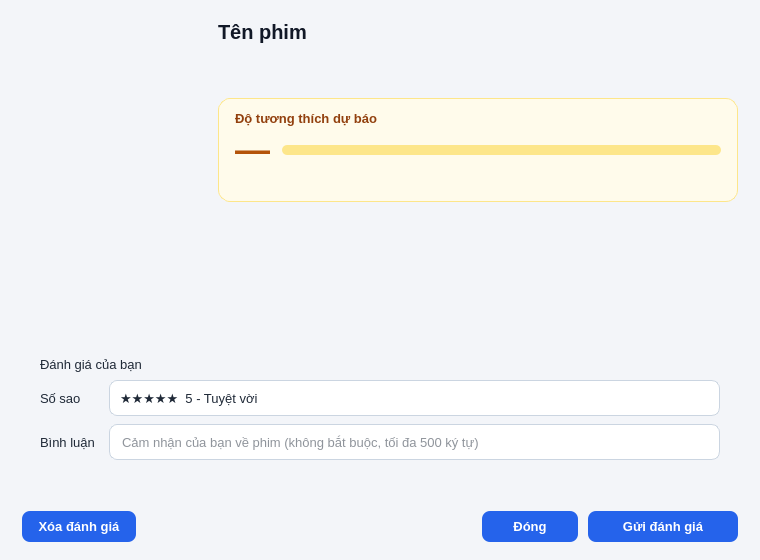
<?xml version="1.0" encoding="UTF-8"?>
<ui version="4.0">
 <class>Dialog</class>
 <widget class="QDialog" name="Dialog">
  <property name="geometry">
   <rect>
    <x>0</x>
    <y>0</y>
    <width>760</width>
    <height>560</height>
   </rect>
  </property>
  <property name="minimumSize">
   <size>
    <width>760</width>
    <height>520</height>
   </size>
  </property>
  <property name="windowTitle">
   <string>CineMatch - Chi tiết phim</string>
  </property>
  <property name="windowIcon">
   <iconset>
    <normaloff>../images/ic_logo.png</normaloff>
    ../images/ic_logo.png
   </iconset>
  </property>
  <property name="styleSheet">
   <string notr="true">QMainWindow { background-color: #F3F5F9; }
QWidget { font-family: "Segoe UI"; font-size: 10pt; color: #1F2937; }
QWidget#centralwidget { background-color: #F3F5F9; }
QLabel { background: transparent; }
QLabel[role="title"] { font-size: 20pt; font-weight: 700; color: #111827; }
QLabel[role="subtitle"] { font-size: 10pt; color: #6B7280; }
QLabel[role="field"] { font-weight: 600; color: #374151; }
QLabel[role="section"] { font-size: 13pt; font-weight: 700; color: #1F2A44; }
QLabel[role="step"] { font-size: 11pt; font-weight: 700; color: #2563EB; }
QLabel[role="muted"] { color: #6B7280; }
QLabel[role="pageTitle"] { font-size: 15pt; font-weight: 700; color: #111827; }
QLabel[role="info"] { background-color: #FFFBEB; border: 1px solid #FDE68A; border-radius: 10px; padding: 10px 14px; color: #92400E; }
QLineEdit, QComboBox, QSpinBox, QDateEdit { background-color: #FFFFFF; border: 1px solid #CBD5E1; border-radius: 8px; padding: 7px 10px; min-height: 20px; }
QLineEdit:focus, QComboBox:focus, QSpinBox:focus, QDateEdit:focus { border: 1px solid #2563EB; }
QLineEdit:disabled, QComboBox:disabled, QDateEdit:disabled, QSpinBox:disabled { background-color: #F1F5F9; color: #94A3B8; }
QLineEdit[readOnly="true"] { background-color: #F8FAFC; color: #64748B; }
QComboBox::drop-down { border: none; width: 26px; }
QComboBox::down-arrow, QDateEdit::down-arrow { image: url(../images/ic_down.png); width: 14px; height: 14px; }
QDateEdit::drop-down { border: none; width: 26px; }
QComboBox QAbstractItemView { background-color: #FFFFFF; border: 1px solid #CBD5E1; selection-background-color: #DBEAFE; selection-color: #111827; outline: 0; }
QPushButton { background-color: #2563EB; color: #FFFFFF; border: none; border-radius: 8px; padding: 8px 16px; font-weight: 600; }
QPushButton:hover { background-color: #1D4ED8; }
QPushButton:pressed { background-color: #1E40AF; }
QPushButton:disabled { background-color: #BFDBFE; color: #EFF6FF; }
QPushButton[secondary="true"] { background-color: #FFFFFF; color: #2563EB; border: 1px solid #93C5FD; }
QPushButton[secondary="true"]:hover { background-color: #EFF6FF; border: 1px solid #2563EB; }
QPushButton[secondary="true"]:disabled { color: #94A3B8; border: 1px solid #E2E8F0; background-color: #F8FAFC; }
QPushButton[danger="true"] { background-color: #DC2626; }
QPushButton[danger="true"]:hover { background-color: #B91C1C; }
QPushButton[success="true"] { background-color: #16A34A; }
QPushButton[success="true"]:hover { background-color: #15803D; }
QPushButton[dangerOutline="true"] { background-color: #FFFFFF; color: #DC2626; border: 1px solid #FCA5A5; }
QPushButton[dangerOutline="true"]:hover { background-color: #FEF2F2; border: 1px solid #DC2626; }
QPushButton[link="true"] { background-color: transparent; color: #2563EB; padding: 2px 4px; border: none; font-weight: 600; }
QPushButton[link="true"]:hover { color: #1E40AF; text-decoration: underline; }
QCheckBox, QRadioButton { spacing: 8px; background: transparent; }
QCheckBox::indicator, QRadioButton::indicator { width: 16px; height: 16px; }
QCheckBox::indicator { border: 1px solid #94A3B8; border-radius: 4px; background-color: #FFFFFF; }
QCheckBox::indicator:checked { border: 1px solid #2563EB; background-color: #2563EB; image: url(../images/ic_tick.png); }
QRadioButton::indicator { border: 1px solid #94A3B8; border-radius: 8px; background-color: #FFFFFF; }
QRadioButton::indicator:checked { border: 1px solid #2563EB; background-color: qradialgradient(cx:0.5, cy:0.5, radius:0.5, fx:0.5, fy:0.5, stop:0 #2563EB, stop:0.55 #2563EB, stop:0.65 #FFFFFF, stop:1 #FFFFFF); }
QSpinBox { padding-right: 24px; }
QSpinBox::up-button, QSpinBox::down-button { subcontrol-origin: border; width: 22px; border: none; background: transparent; }
QSpinBox::up-button { subcontrol-position: top right; }
QSpinBox::down-button { subcontrol-position: bottom right; }
QSpinBox::up-arrow { image: url(../images/ic_up.png); width: 14px; height: 14px; }
QSpinBox::down-arrow { image: url(../images/ic_down.png); width: 14px; height: 14px; }
QFrame[card="true"] { background-color: #FFFFFF; border: 1px solid #E5E7EB; border-radius: 12px; }
QGroupBox { background-color: #FFFFFF; border: 1px solid #E5E7EB; border-radius: 12px; margin-top: 24px; padding: 16px 12px 12px 12px; font-size: 11pt; font-weight: 700; color: #1F2A44; }
QGroupBox::title { subcontrol-origin: margin; subcontrol-position: top left; left: 12px; padding: 0px 6px; }
QTableWidget { background-color: #FFFFFF; border: 1px solid #E5E7EB; border-radius: 10px; gridline-color: #F1F5F9; alternate-background-color: #F8FAFC; selection-background-color: #DBEAFE; selection-color: #111827; }
QHeaderView::section { background-color: #EEF2FF; color: #1F2A44; font-weight: 700; padding: 7px 6px; border: none; border-right: 1px solid #E0E7FF; border-bottom: 1px solid #E0E7FF; }
QTabWidget::pane { border: none; background: transparent; }
QTabBar::tab { background: transparent; color: #64748B; padding: 10px 22px; font-weight: 700; border: none; border-bottom: 3px solid transparent; margin-right: 6px; }
QTabBar::tab:selected { color: #2563EB; border-bottom: 3px solid #2563EB; }
QTabBar::tab:hover { color: #1D4ED8; }
QScrollArea { border: none; background: transparent; }
QWidget#scrollAreaHomeContents, QWidget#scrollAreaOverviewContents, QWidget#scrollAreaCustomersContents, QWidget#scrollAreaMoviesContents, QWidget#scrollAreaStatsContents { background: transparent; }
QStatusBar { background-color: #FFFFFF; color: #64748B; border-top: 1px solid #E5E7EB; }
QListWidget { background-color: #FFFFFF; border: 1px solid #E5E7EB; border-radius: 10px; padding: 6px; outline: 0; }
QListWidget::item { padding: 8px 8px; border-radius: 6px; }
QListWidget::item:selected { background-color: #DBEAFE; color: #1E3A8A; }
QListWidget::item:hover { background-color: #F1F5F9; }
QFrame#frameHeader { background-color: #FFFFFF; border-bottom: 1px solid #E5E7EB; }
QFrame#frameSidebar { background-color: #1F2A44; }
QFrame#frameForm { background-color: #FFFFFF; }
QFrame#frameBanner { border-image: url(../images/ic_banner.png) 0 0 0 0 stretch stretch; }
QLabel[banner="title"] { color: #FFFFFF; font-size: 28pt; font-weight: 800; }
QLabel[banner="text"] { color: #E2E8F0; font-size: 11pt; }
QLabel[banner="foot"] { color: #94A3B8; font-size: 9pt; }
QLabel#labelSidebarTitle { color: #FFFFFF; font-size: 14pt; font-weight: 800; }
QLabel#labelSidebarSub { color: #94A3B8; font-size: 9pt; }
QPushButton[nav="true"] { background-color: transparent; color: #CBD5E1; text-align: left; padding: 11px 14px; border-radius: 8px; font-weight: 600; }
QPushButton[nav="true"]:hover { background-color: #2C3A5C; color: #FFFFFF; }
QPushButton[active="true"] { background-color: #2563EB; color: #FFFFFF; }
QLabel[kpi="value"] { font-size: 19pt; font-weight: 800; color: #111827; }
QLabel[kpi="caption"] { font-size: 9pt; font-weight: 600; color: #6B7280; }
QFrame#framePredict { background-color: #FFFBEB; border: 1px solid #FDE68A; border-radius: 12px; }
QLabel#labelPredictValue { font-size: 26pt; font-weight: 800; color: #B45309; }
QLabel#labelPredictCaption { font-weight: 700; color: #92400E; }
QPushButton[chip="true"] { background-color: #FFFFFF; color: #334155; border: 1px solid #CBD5E1; border-radius: 18px; padding: 9px 16px; font-weight: 600; }
QPushButton[chip="true"]:hover { border: 1px solid #2563EB; color: #1D4ED8; background-color: #FFFFFF; }
QPushButton[chip="true"]:checked { background-color: #2563EB; color: #FFFFFF; border: 1px solid #2563EB; }
QLabel[role="hint"] { color: #94A3B8; font-size: 9pt; }
QLabel[role="countdown"] { font-weight: 700; color: #B45309; }
QLabel[role="cardTitle"] { font-size: 11.5pt; font-weight: 700; color: #111827; }
QLabel[role="insight"] { color: #475569; }
QLabel[role="badge"] { background-color: #EEF2FF; color: #3730A3; border-radius: 10px; padding: 4px 10px; font-weight: 700; font-size: 9pt; }
QFrame#frameFilterBar { background-color: #FFFFFF; border: 1px solid #E5E7EB; border-radius: 12px; }
QFrame#frameHighlights { background-color: #F8FAFF; border: 1px solid #C7D2FE; border-radius: 12px; }
QProgressBar { border: 1px solid #CBD5E1; border-radius: 8px; background-color: #FFFFFF; text-align: center; height: 18px; }
QProgressBar::chunk { background-color: #2563EB; border-radius: 7px; }
QFrame[movieCard="true"] { background-color: #FFFFFF; border: 1px solid #E5E7EB; border-radius: 12px; }
QFrame[movieCard="true"]:hover { border: 1px solid #60A5FA; background-color: #F8FBFF; }
QLabel[role="match"] { background-color: #DCFCE7; color: #166534; border-radius: 9px; padding: 2px 8px; font-weight: 700; font-size: 9pt; }
QLabel[role="cardScore"] { color: #B45309; font-weight: 700; font-size: 9.5pt; }
QFrame#frameHistoryFilter { background-color: #FFFFFF; border: 1px solid #E5E7EB; border-radius: 12px; }
QWidget#pageBrowse, QWidget#pageResults, QWidget#scrollAreaResultsContents, QWidget#widgetRecommendSection { background: transparent; }
QDialog { background-color: #F3F5F9; }
QProgressBar#progressBarMatch { border: none; border-radius: 5px; background-color: #FDE68A; }
QProgressBar#progressBarMatch::chunk { border-radius: 5px; background-color: #16A34A; }
</string>
  </property>
  <property name="modal">
   <bool>true</bool>
  </property>
  <layout class="QVBoxLayout" name="verticalLayoutDialog">
   <property name="spacing">
    <number>14</number>
   </property>
   <property name="leftMargin">
    <number>22</number>
   </property>
   <property name="topMargin">
    <number>20</number>
   </property>
   <property name="rightMargin">
    <number>22</number>
   </property>
   <property name="bottomMargin">
    <number>18</number>
   </property>
   <item>
    <layout class="QHBoxLayout" name="horizontalLayoutDetailTop" stretch="0,1">
     <property name="spacing">
      <number>20</number>
     </property>
     <property name="leftMargin">
      <number>0</number>
     </property>
     <property name="topMargin">
      <number>0</number>
     </property>
     <property name="rightMargin">
      <number>0</number>
     </property>
     <property name="bottomMargin">
      <number>0</number>
     </property>
     <item>
      <widget class="QLabel" name="labelPoster">
       <property name="minimumSize">
        <size>
         <width>176</width>
         <height>260</height>
        </size>
       </property>
       <property name="maximumSize">
        <size>
         <width>176</width>
         <height>260</height>
        </size>
       </property>
       <property name="text">
        <string/>
       </property>
      </widget>
     </item>
     <item>
      <layout class="QVBoxLayout" name="verticalLayoutDetailInfo">
       <property name="spacing">
        <number>8</number>
       </property>
       <property name="leftMargin">
        <number>0</number>
       </property>
       <property name="topMargin">
        <number>0</number>
       </property>
       <property name="rightMargin">
        <number>0</number>
       </property>
       <property name="bottomMargin">
        <number>0</number>
       </property>
       <item>
        <widget class="QLabel" name="labelDetailTitle">
         <property name="text">
          <string>Tên phim</string>
         </property>
         <property name="wordWrap">
          <bool>true</bool>
         </property>
         <property name="styleSheet">
          <string notr="true">font-size: 15pt; font-weight: 800; color: #111827;</string>
         </property>
        </widget>
       </item>
       <item>
        <widget class="QLabel" name="labelDetailMeta">
         <property name="text">
          <string/>
         </property>
         <property name="role" stdset="0">
          <string notr="true">muted</string>
         </property>
         <property name="wordWrap">
          <bool>true</bool>
         </property>
        </widget>
       </item>
       <item>
        <widget class="QLabel" name="labelDetailStats">
         <property name="text">
          <string/>
         </property>
         <property name="wordWrap">
          <bool>true</bool>
         </property>
         <property name="textFormat">
          <enum>Qt::RichText</enum>
         </property>
        </widget>
       </item>
       <item>
        <widget class="QFrame" name="framePredict">
         <layout class="QVBoxLayout" name="verticalLayoutPredict">
          <property name="spacing">
           <number>4</number>
          </property>
          <property name="leftMargin">
           <number>16</number>
          </property>
          <property name="topMargin">
           <number>12</number>
          </property>
          <property name="rightMargin">
           <number>16</number>
          </property>
          <property name="bottomMargin">
           <number>12</number>
          </property>
          <item>
           <widget class="QLabel" name="labelPredictCaption">
            <property name="text">
             <string>Độ tương thích dự báo</string>
            </property>
           </widget>
          </item>
          <item>
           <layout class="QHBoxLayout" name="horizontalLayoutPredictValue" stretch="0,1">
            <property name="spacing">
             <number>12</number>
            </property>
            <property name="leftMargin">
             <number>0</number>
            </property>
            <property name="topMargin">
             <number>0</number>
            </property>
            <property name="rightMargin">
             <number>0</number>
            </property>
            <property name="bottomMargin">
             <number>0</number>
            </property>
            <item>
             <widget class="QLabel" name="labelPredictValue">
              <property name="text">
               <string>—</string>
              </property>
             </widget>
            </item>
            <item>
             <widget class="QProgressBar" name="progressBarMatch">
              <property name="maximum">
               <number>100</number>
              </property>
              <property name="value">
               <number>0</number>
              </property>
              <property name="textVisible">
               <bool>false</bool>
              </property>
              <property name="minimumSize">
               <size>
                <width>0</width>
                <height>10</height>
               </size>
              </property>
              <property name="maximumSize">
               <size>
                <width>16777215</width>
                <height>10</height>
               </size>
              </property>
             </widget>
            </item>
           </layout>
          </item>
          <item>
           <widget class="QLabel" name="labelPredictNote">
            <property name="text">
             <string/>
            </property>
            <property name="role" stdset="0">
             <string notr="true">muted</string>
            </property>
            <property name="wordWrap">
             <bool>true</bool>
            </property>
           </widget>
          </item>
         </layout>
        </widget>
       </item>
       <item>
        <spacer name="verticalSpacer">
         <property name="orientation">
          <enum>Qt::Vertical</enum>
         </property>
         <property name="sizeHint" stdset="0">
          <size>
           <width>20</width>
           <height>20</height>
          </size>
         </property>
        </spacer>
       </item>
      </layout>
     </item>
    </layout>
   </item>
   <item>
    <widget class="QFrame" name="frameRate">
     <property name="card" stdset="0">
      <bool>true</bool>
     </property>
     <layout class="QVBoxLayout" name="verticalLayoutRate">
      <property name="spacing">
       <number>8</number>
      </property>
      <property name="leftMargin">
       <number>18</number>
      </property>
      <property name="topMargin">
       <number>14</number>
      </property>
      <property name="rightMargin">
       <number>18</number>
      </property>
      <property name="bottomMargin">
       <number>14</number>
      </property>
      <item>
       <widget class="QLabel" name="labelYourRating">
        <property name="text">
         <string>Đánh giá của bạn</string>
        </property>
        <property name="role" stdset="0">
         <string notr="true">cardTitle</string>
        </property>
       </widget>
      </item>
      <item>
       <layout class="QGridLayout" name="gridLayoutRate" columnstretch="0,1">
        <property name="spacing">
         <number>8</number>
        </property>
        <property name="leftMargin">
         <number>0</number>
        </property>
        <property name="topMargin">
         <number>0</number>
        </property>
        <property name="rightMargin">
         <number>0</number>
        </property>
        <property name="bottomMargin">
         <number>0</number>
        </property>
        <property name="horizontalSpacing">
         <number>14</number>
        </property>
        <item row="0" column="0">
         <widget class="QLabel" name="labelRateStars">
          <property name="text">
           <string>Số sao</string>
          </property>
          <property name="role" stdset="0">
           <string notr="true">field</string>
          </property>
         </widget>
        </item>
        <item row="0" column="1">
         <widget class="QComboBox" name="comboBoxRating">
          <item>
           <property name="text">
            <string>★★★★★  5 - Tuyệt vời</string>
           </property>
          </item>
          <item>
           <property name="text">
            <string>★★★★☆  4 - Hay</string>
           </property>
          </item>
          <item>
           <property name="text">
            <string>★★★☆☆  3 - Bình thường</string>
           </property>
          </item>
          <item>
           <property name="text">
            <string>★★☆☆☆  2 - Chưa hay</string>
           </property>
          </item>
          <item>
           <property name="text">
            <string>★☆☆☆☆  1 - Tệ</string>
           </property>
          </item>
         </widget>
        </item>
        <item row="1" column="0">
         <widget class="QLabel" name="labelRateComment">
          <property name="text">
           <string>Bình luận</string>
          </property>
          <property name="role" stdset="0">
           <string notr="true">field</string>
          </property>
         </widget>
        </item>
        <item row="1" column="1">
         <widget class="QLineEdit" name="lineEditComment">
          <property name="placeholderText">
           <string>Cảm nhận của bạn về phim (không bắt buộc, tối đa 500 ký tự)</string>
          </property>
          <property name="maxLength">
           <number>500</number>
          </property>
          <property name="clearButtonEnabled">
           <bool>true</bool>
          </property>
         </widget>
        </item>
       </layout>
      </item>
      <item>
       <widget class="QLabel" name="labelMyRating">
        <property name="text">
         <string/>
        </property>
        <property name="role" stdset="0">
         <string notr="true">muted</string>
        </property>
        <property name="wordWrap">
         <bool>true</bool>
        </property>
       </widget>
      </item>
     </layout>
    </widget>
   </item>
   <item>
    <layout class="QHBoxLayout" name="horizontalLayoutDialogButtons">
     <property name="spacing">
      <number>10</number>
     </property>
     <property name="leftMargin">
      <number>0</number>
     </property>
     <property name="topMargin">
      <number>0</number>
     </property>
     <property name="rightMargin">
      <number>0</number>
     </property>
     <property name="bottomMargin">
      <number>0</number>
     </property>
     <item>
      <widget class="QPushButton" name="pushButtonDeleteRating">
       <property name="text">
        <string>Xóa đánh giá</string>
       </property>
       <property name="cursor">
        <cursorShape>PointingHandCursor</cursorShape>
       </property>
       <property name="icon">
        <iconset>
         <normaloff>../images/ic_delete.png</normaloff>
         ../images/ic_delete.png
        </iconset>
       </property>
       <property name="iconSize">
        <size>
         <width>16</width>
         <height>16</height>
        </size>
       </property>
       <property name="dangerOutline" stdset="0">
        <bool>true</bool>
       </property>
      </widget>
     </item>
     <item>
      <spacer name="horizontalSpacer">
       <property name="orientation">
        <enum>Qt::Horizontal</enum>
       </property>
       <property name="sizeHint" stdset="0">
        <size>
         <width>20</width>
         <height>20</height>
        </size>
       </property>
      </spacer>
     </item>
     <item>
      <widget class="QPushButton" name="pushButtonClose">
       <property name="text">
        <string>Đóng</string>
       </property>
       <property name="cursor">
        <cursorShape>PointingHandCursor</cursorShape>
       </property>
       <property name="secondary" stdset="0">
        <bool>true</bool>
       </property>
       <property name="minimumSize">
        <size>
         <width>96</width>
         <height>0</height>
        </size>
       </property>
      </widget>
     </item>
     <item>
      <widget class="QPushButton" name="pushButtonRate">
       <property name="text">
        <string>Gửi đánh giá</string>
       </property>
       <property name="cursor">
        <cursorShape>PointingHandCursor</cursorShape>
       </property>
       <property name="icon">
        <iconset>
         <normaloff>../images/ic_rate.png</normaloff>
         ../images/ic_rate.png
        </iconset>
       </property>
       <property name="iconSize">
        <size>
         <width>18</width>
         <height>18</height>
        </size>
       </property>
       <property name="minimumSize">
        <size>
         <width>150</width>
         <height>0</height>
        </size>
       </property>
      </widget>
     </item>
    </layout>
   </item>
  </layout>
 </widget>
 <resources/>
 <connections/>
</ui>
